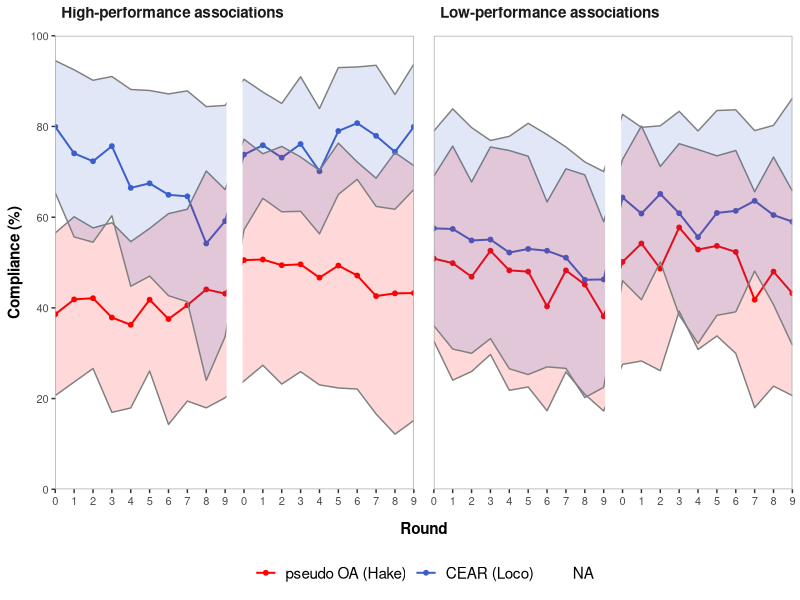
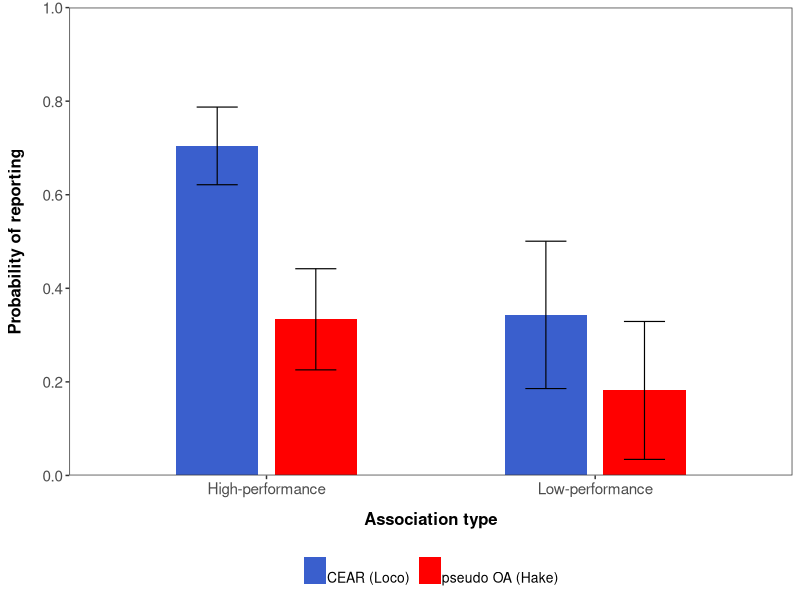

Generate these figures, in order, with R:
## ---- chunk 1
knitr::opts_chunk$set(echo = TRUE)
library(plyr)
library(here)
library(tidyverse)
library(foreign)
## ---- chunk 2

DB <- read_csv(here::here('Data/DB_fishers.csv'), col_names = T) 


# Generating variables

DB <- DB %>% 
  mutate(compliance = ((50 - overextraction) * 100)/50, # individual percent of compliance in each round
         round_adj = ifelse(round >= 11, round - 11, round - 1), # adjusting rounds for linear models 
         stage = ifelse(round < 11 , 1, 2), # generating dicotomic variable for stage
         frame = ifelse(framing ==1, 'Loco', 'Hake'), # generating character variable for frame
         frame = factor(frame, levels = c('Hake', 'Loco')), # sorting names of frames
         Loco = ifelse(framing ==1, 1, 0),  # generating dummy variable for frame loco
         Hake = ifelse(framing ==2, 1, 0), # generating dummy variable for frame hake
         performance_name = ifelse(performance == 1, 'High performance', 'Low performance')) 

DB_group <- DB %>% 
  group_by(group_id, frame, round, performance) %>% 
  summarize(mean_group_compliance = mean(compliance)) %>%  
  ungroup() %>% 
  group_by(performance, frame, round) %>% 
  summarise(mean_compliance = mean(mean_group_compliance), error = qnorm(0.975)*sd(mean_group_compliance)/sqrt(length(mean_group_compliance)), std.error = sd(mean_group_compliance)/sqrt(length(mean_group_compliance))) %>% 
  ungroup() %>% 
  mutate(ci_low = mean_compliance - error, 
         ci_high = mean_compliance + error,
         association = ifelse(performance == 1, 'High-performance associations', 'Low-performance associations'), 
         stage = ifelse(round < 11, 'Non-enforced', 'Peer-enforced')) 


## ---- chunk 3

#pdf(file = "Figure_1.pdf",   
#    width = 6.5, 
#    height = 4.5)

plot_compliance <- ggplot(DB_group, aes(x= round, y=mean_compliance)) + 
  geom_point(aes(col = frame), size = 1.3) +
  geom_line(aes(col=frame), size = .67)+
  #geom_errorbar(aes(ymin=mean_compliance - std.error, ymax= mean_compliance + std.error, col = frame)) +
  geom_ribbon(aes(ymin=mean_compliance - error, ymax= mean_compliance + error, col = NA, fill = frame), alpha = .15, show.legend = FALSE) +
  scale_color_manual(values = c("red1", "royalblue3"), labels = c("pseudo OA (Hake)", "CEAR (Loco)"))+
  scale_fill_manual(values = c("red1", "royalblue3"), labels = c("pseudo OA (Hake)", "CEAR (Loco)"))+
  theme_bw() + 
  xlab(expression(bold("Round"))) +
  ylab(expression(bold("Compliance (%)")))+
  scale_x_continuous(expand = c(0,0), breaks=c(seq(1,20,1)), labels = c(seq(0,9,1), seq(0,9,1)))+
  scale_y_continuous(limits = c(0,100), breaks = c(seq(0,100,20)), expand = c(0,0))+
  geom_vline(xintercept=10.5, size=5.4, col= 'white')+
  facet_wrap(~association, strip.position = "top")+
  theme(legend.position="bottom", legend.title=element_blank(), legend.text =    element_text(size=11), panel.grid = element_blank(), plot.title = element_text(hjust = 0.5), panel.grid.major = element_blank(), panel.grid.minor = element_blank())+
  theme(panel.grid.major = element_blank(),
        panel.grid.minor = element_blank(),
        strip.background = element_blank(),
        strip.text = element_text(size= 11, face = "bold", hjust = 0, vjust = 3),
        panel.border = element_rect(colour = "dark grey"), 
        panel.spacing.x=unit(1, "lines"), 
        axis.title.x = element_text(margin = margin(t = 10, r = 0, b = 0, l = 0)), 
        axis.title = element_text(size = 11), 
        axis.text = element_text(size = 8))

plot_compliance

#ggsave(
#  "Figure_1_rev.pdf",
#  plot = plot_compliance,
#  device = "pdf",
#  path = here::here("Figures_and_tables"),
#  scale = 1,
#  width = 16,
#  height = 10,
#  units = "cm",
#  dpi = 600,
#  limitsize = TRUE
#)

## ---- chunk 4

# generating data frame for probability of report 

DB_report <- DB %>% 
  filter(overext_observed > 0 & observer==1) %>% # only observers (i.e. inspectors) who observed overharvest above zero had the opportunity to report
  group_by(framing, performance, group_id) %>% 
  summarise(
    report_oportunities = n(),
    report_counts= sum(report)) %>% 
  ungroup() %>% 
    mutate(probability = (report_counts)/report_oportunities) %>% 
  group_by(framing, performance) %>% 
  summarise(mean_prob= mean(probability), error = qnorm(0.975)*sd(probability)/sqrt(length(probability))) %>% 
  mutate(ci_low = mean_prob, ci_low = mean_prob - error, ci_up= mean_prob + error)

#pdf(file = "Figure_2.pdf",   
#    width = 4.2, 
#    height = 5.5)

# Plot report
plot_report <- ggplot(DB_report, aes(x=as.factor(performance), y=mean_prob, fill=as.factor(framing))) + 
  geom_bar(stat='identity', width=0.5, position=position_dodge(0.6))+
  geom_errorbar(aes(x=as.factor(performance), ymin = ci_low, ymax= ci_up), width=0.25, position=position_dodge(0.6), size = 0.4)+
  scale_fill_manual(values = c("royalblue3", "red1"), labels = c("CEAR (Loco)", "pseudo OA (Hake)"))+
  xlab(expression(bold("Association type")))+
  ylab(expression(bold("Probability of reporting")))+
  scale_y_continuous(expand = c(0, 0), limits=c(0,1), breaks=seq(0,1, by=0.2))+
  scale_x_discrete(labels=c("1" = "High-performance", "2" = "Low-performance"))+ 
  theme_bw()+
  theme(legend.position="bottom", legend.title=element_blank(), legend.text = element_text(size=10, margin = margin(t= 10, r= 0, b =0, l =0)), 
        panel.grid = element_blank(), 
        strip.text = element_text(size=11), 
        axis.title = element_text(size = 12), 
        axis.text = element_text(size = 11), 
        axis.title.y = element_text(margin = margin(t = 0, r = 10, b = 0, l = 0)), 
        axis.title.x = element_text(margin = margin(t = 10, r = 0, b = 0, l = 0)))

plot_report

#ggsave(
#  "Figure_2_rev.pdf",
#  plot = plot_report,
#  device = "pdf",
#  path = here::here("Figures_and_tables"),
#  scale = 1,
#  width = 11,
#  height = 14,
#  units = "cm",
#  dpi = 600,
#  limitsize = TRUE
#)
